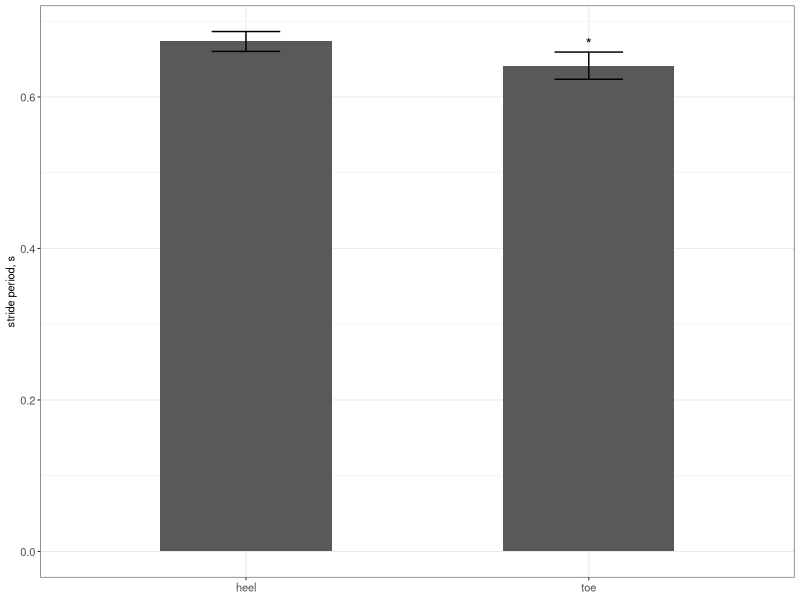
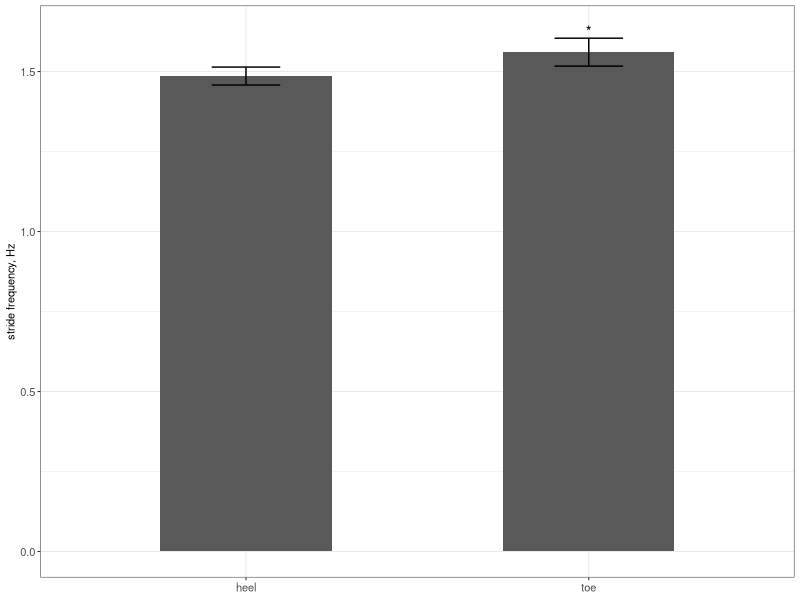
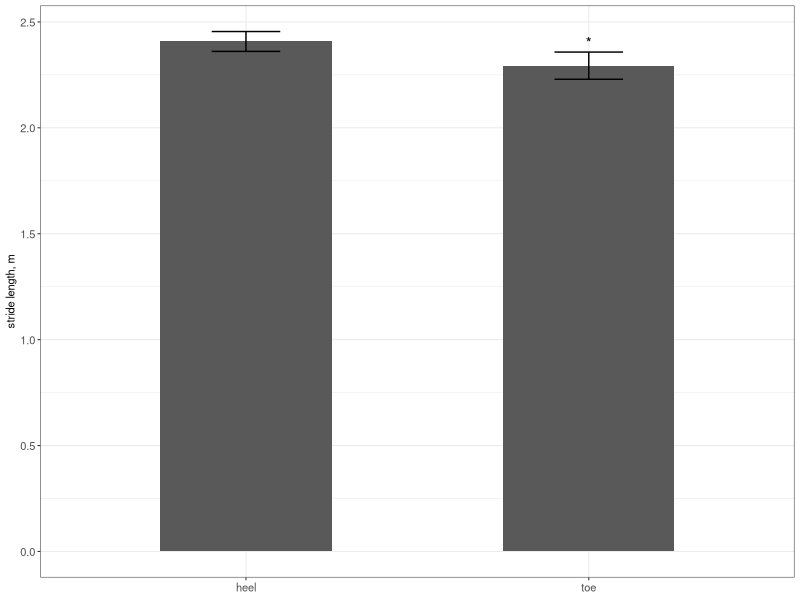
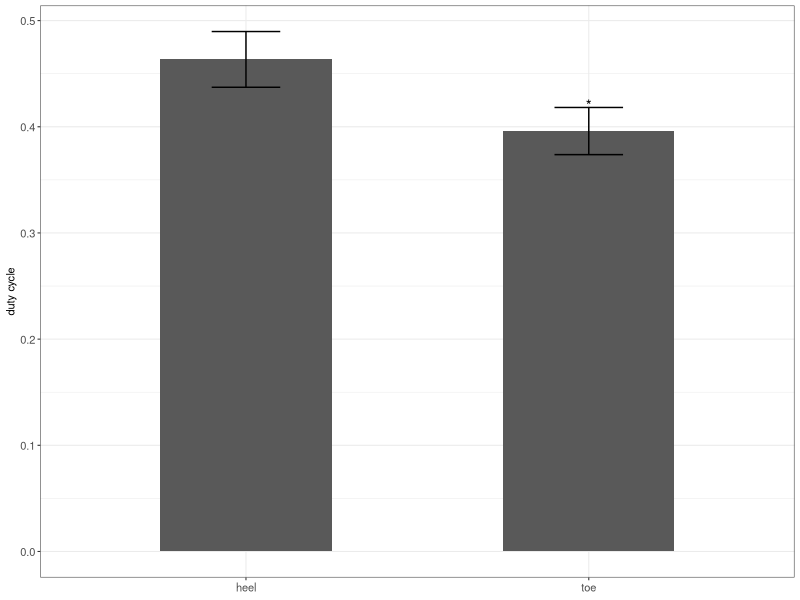

Write the R code that produced these figures, in order.
# compare heel versus toe strike
library(tidyverse)

# load data and compute stride period and duty cycle
# if i knew velocity would also get stride length
raw  <- read_csv('stride-data.csv')
data <- mutate(raw,
               stride.period = (next.down-down)/frame.rate,
               stride.frequency = 1/stride.period,
               stride.length = u*stride.period,
               duty.cycle = (up-down)/(next.down-down))
grouped  <- group_by(data, treatment)

# do some stats
foo  <- aov(stride.period~treatment,data)
bar  <- aov(stride.frequency~treatment,data)
baz  <- aov(stride.length~treatment,data)
boo  <- aov(duty.cycle~treatment,data)

# get some group stats
grouped.results  <- summarise(grouped,
                              mean.stride.period=mean(stride.period),
                              sd.stride.period=sd(stride.period),
                              mean.stride.frequency=mean(stride.frequency),
                              sd.stride.frequency=sd(stride.frequency),
                              mean.stride.length=mean(stride.length),
                              sd.stride.length=sd(stride.length),
                              mean.duty.cycle=mean(duty.cycle),
                              sd.duty.cycle=sd(duty.cycle),
                              n=n())

#now do plots
stride.period.plot <- ggplot(grouped.results,
                             aes(x=treatment,y=mean.stride.period))+
    geom_col(width=0.5)+
    geom_errorbar(aes(ymin=mean.stride.period-sd.stride.period,
                      ymax=mean.stride.period+sd.stride.period),width=0.2)+
    ylab('stride period, s')+
    annotate("text",x=2,y=0.67,label='*')+
    theme_bw(base_size=8)+
    theme(text=element_text(size=8),
          axis.title.x=element_blank(),
          axis.text.x=element_text(size=8),
          axis.text.y=element_text(size=8))
pdf('stride-period.pdf',width=1.5,height=1.5)
print(stride.period.plot)
dev.off()

stride.frequency.plot <- ggplot(grouped.results,
                                aes(x=treatment,y=mean.stride.frequency))+
    geom_col(width=0.5)+
    geom_errorbar(aes(ymin=mean.stride.frequency-sd.stride.frequency,
                      ymax=mean.stride.frequency+sd.stride.frequency),
                  width=0.2)+
    ylab('stride frequency, Hz')+
    annotate("text",x=2,y=1.625,label='*')+
    theme_bw(base_size=8)+
    theme(text=element_text(size=8),
          axis.title.x=element_blank(),
          axis.text.x=element_text(size=8),
          axis.text.y=element_text(size=8))
pdf('stride-frequency.pdf',width=1.5,height=1.5)
print(stride.frequency.plot)
dev.off()

stride.length.plot <- ggplot(grouped.results,
                             aes(x=treatment,y=mean.stride.length))+
    geom_col(width=0.5)+
    geom_errorbar(aes(ymin=mean.stride.length-sd.stride.length,
                      ymax=mean.stride.length+sd.stride.length),width=0.2)+
    ylab('stride length, m')+
    annotate("text",x=2,y=2.4,label='*')+
    theme_bw(base_size=8)+
    theme(text=element_text(size=8),
          axis.title.x=element_blank(),
          axis.text.x=element_text(size=8),
          axis.text.y=element_text(size=8))
pdf('stride-length.pdf',width=1.5,height=1.5)
print(stride.length.plot)
dev.off()

duty.cycle.plot <- ggplot(grouped.results,
                          aes(x=treatment,y=mean.duty.cycle))+
    geom_col(width=0.5)+
    geom_errorbar(aes(ymin=mean.duty.cycle-sd.duty.cycle,
                      ymax=mean.duty.cycle+sd.duty.cycle),width=0.2)+
    ylab('duty cycle')+
    annotate("text",x=2,y=0.42,label='*')+
    theme_bw(base_size=8)+
    theme(text=element_text(size=8),
          axis.title.x=element_blank(),
          axis.text.x=element_text(size=8),
          axis.text.y=element_text(size=8))
pdf('duty-cycle.pdf',width=1.5,height=1.5)
print(duty.cycle.plot)
dev.off()


#> summary(foo)
#            Df   Sum Sq  Mean Sq F value   Pr(>F)    
#treatment    1 0.009592 0.009592   37.51 4.74e-07 ***
#Residuals   36 0.009206 0.000256                     

#> summary(bar)
#            Df  Sum Sq Mean Sq F value   Pr(>F)    
#treatment    1 0.05237 0.05237   37.27 5.03e-07 ***
#Residuals   36 0.05058 0.00140                     

#> summary(baz)
#            Df Sum Sq Mean Sq F value   Pr(>F)    
#treatment    1 0.1227 0.12268   37.51 4.74e-07 ***
#Residuals   36 0.1177 0.00327 

#> summary(boo)
#            Df  Sum Sq Mean Sq F value   Pr(>F)    
#treatment    1 0.04278 0.04278   73.75 3.07e-10 ***
#Residuals   36 0.02088 0.00058                     


#> print(grouped.results,width=200)
## A tibble: 2 x 10
#  treatment mean.stride.period sd.stride.period mean.stride.frequency
#  <chr>                  <dbl>            <dbl>                 <dbl>
#1 heel                   0.673           0.0131                  1.49
#2 toe                    0.641           0.0180                  1.56
#  sd.stride.frequency mean.stride.length sd.stride.length mean.duty.cycle
#                <dbl>              <dbl>            <dbl>           <dbl>
#1              0.0280               2.41           0.0469           0.463
#2              0.0436               2.29           0.0642           0.396
#  sd.duty.cycle     n
#          <dbl> <int>
#1        0.0262    17
#2        0.0222    21

